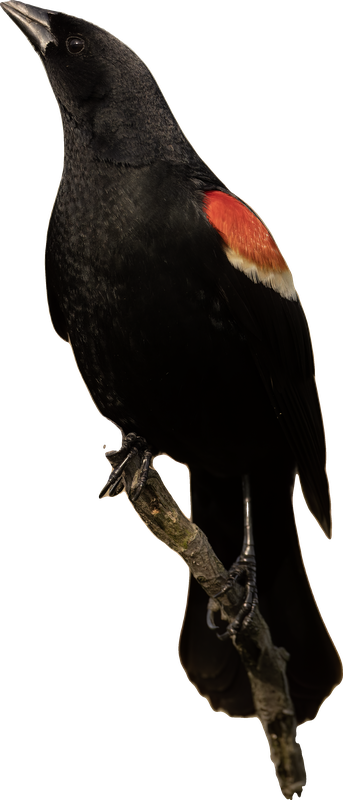
#> input picture avian/assets/cutouts/agelaius-phoeniceus.png, 343 x 800 px
$ python -i cutout_flood.py   (imports and definitions only)
#> lines starting #> are read from the running program, lines starting #| are printed output that depends on the picture; after the words box and inside, x2 and y2 are one past the last pixel; in counts of white or black regions, pixels touching at a corner belong together
#!/usr/bin/env python3
"""Light-weight background removal for the generated illustrations.

pregen.py renders each bird on a flat cream ground; this lifts that ground to
transparency with a border flood-fill, drops any stray flecks the flood leaves
behind, and crops to the bird. Pillow + numpy + scipy — no rembg/onnxruntime,
which conflict with the BirdNET stack in our shared env. The edges are softer
than BiRefNet matting, but at collage/atlas size it reads clean. Already-cut
files are skipped unless you pass --force (re-cut) or --declutter (just sweep
the flecks from an existing cutout, non-destructively).

    uv run python avian/scripts/cutout_flood.py             # cut uncut illustrations
    uv run python avian/scripts/cutout_flood.py --force     # re-cut everything
    uv run python avian/scripts/cutout_flood.py --declutter # sweep flecks from existing cutouts
"""
from __future__ import annotations

import argparse
import sys
from pathlib import Path

import numpy as np
from PIL import Image, ImageDraw
from scipy import ndimage

DIR = Path(__file__).resolve().parents[1] / "assets" / "illustrations"
SENTINEL = (0, 255, 1)  # a colour the art won't contain
THRESH = 46             # flood tolerance around each border seed's ground colour
MARGIN = 0.02           # crop padding, as a fraction of the bird's larger side
ALPHA_ON = 24           # alpha above this counts as ink when finding the bird
BRIDGE = 3              # px of dilation to bridge thin gaps (legs, beak) into the body
# A stray fleck is the leftover ground stipple: light and desaturated (warm
# beige). A real detail floating free of the body (a pale bird's eye sits in its
# transparent white head) is darker or more saturated, so we never drop those.
STIPPLE_BRIGHT = 150    # mean RGB brightness above this...
STIPPLE_SAT = 55        # ...and (max-min) channel spread below this => ground fleck
KEEP_NEAR = 0.04        # also keep any fleck within this fraction of the long side
#                         of the body (protects pale legs/details touching it)


def is_transparent(img: Image.Image) -> bool:
    return img.mode == "RGBA" and img.getchannel("A").getextrema()[0] == 0


def border_seeds(w: int, h: int) -> set[tuple[int, int]]:
    """Seed points all around the frame, not just the four corners — a cream
    ground that shades across the image leaves mid-edge bands the corner seeds
    can't reach (those drifted bands are where the left-hand smudges came from)."""
    xs = [1, w // 4, w // 2, 3 * w // 4, w - 2]
    ys = [1, h // 4, h // 2, 3 * h // 4, h - 2]
    seeds = {(x, 1) for x in xs} | {(x, h - 2) for x in xs}
    seeds |= {(1, y) for y in ys} | {(w - 2, y) for y in ys}
    return seeds


def despeckle(arr: np.ndarray) -> np.ndarray:
    """Sweep the leftover ground stipple, but never a real detail. Bridge thin
    gaps, find the bird's main blob, then drop each *other* blob only if it is
    BOTH ground-coloured (light, desaturated beige) AND well clear of the body —
    so a pale bird's free-floating eye or legs survive, while corner flecks go."""
    solid = arr[:, :, 3] > ALPHA_ON
    if not solid.any():
        return arr
    bridged = ndimage.binary_dilation(solid, iterations=BRIDGE)
    labels, count = ndimage.label(bridged)
    if count <= 1:
        return arr

    areas = np.bincount(labels.ravel())
    areas[0] = 0  # ignore the transparent background
    body = int(areas.argmax())
    near = ndimage.distance_transform_edt(labels != body) <= max(arr.shape[:2]) * KEEP_NEAR

    keep = labels == body
    for idx in range(1, count + 1):
        if idx == body:
            continue
        blob = labels == idx
        rgb = arr[blob & solid][:, :3].mean(axis=0)
        stipple = rgb.mean() > STIPPLE_BRIGHT and (rgb.max() - rgb.min()) < STIPPLE_SAT
        if stipple and not (blob & near).any():
            continue  # ground fleck, clear of the body -> drop
        keep |= blob  # a real detail (dark/coloured) or one hugging the body -> keep
    arr[~keep] = (0, 0, 0, 0)
    return arr


def save_cropped(arr: np.ndarray, path: Path) -> None:
    rgba = Image.fromarray(arr, "RGBA")
    w, h = rgba.size
    bbox = rgba.getchannel("A").getbbox()
    if bbox:
        pad = round(max(bbox[2] - bbox[0], bbox[3] - bbox[1]) * MARGIN)
        bbox = (max(0, bbox[0] - pad), max(0, bbox[1] - pad),
                min(w, bbox[2] + pad), min(h, bbox[3] + pad))
        rgba = rgba.crop(bbox)
    rgba.save(path)


def cut(path: Path) -> bool:
    rgb = Image.open(path).convert("RGB")
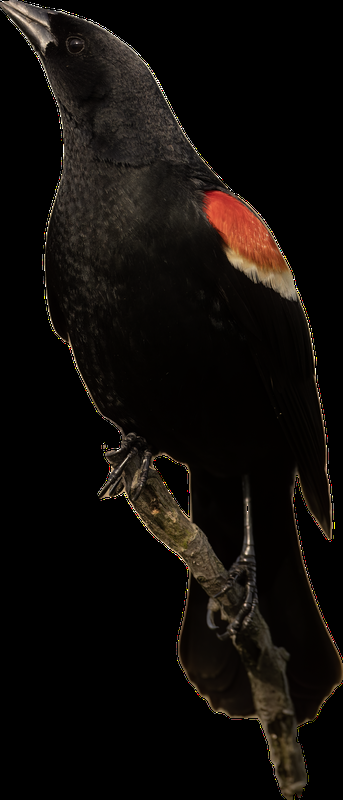
#> rgb: PIL image 343x800 RGB; mean R, G, B 15.6, 12, 9.2
    w, h = rgb.size
#> w = 343; h = 800
    for seed in border_seeds(w, h):
        ImageDraw.floodfill(rgb, seed, SENTINEL, thresh=THRESH)
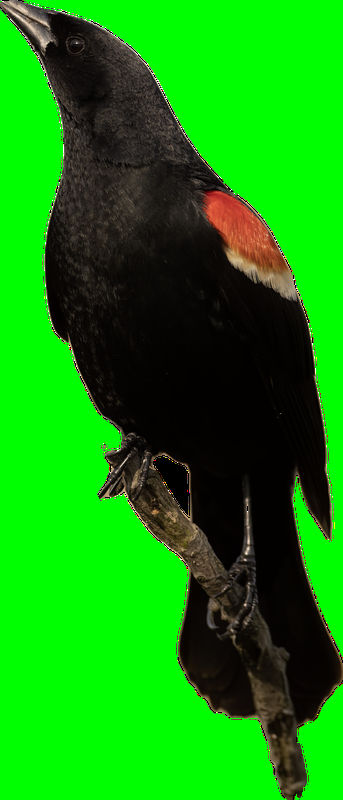
#> rgb: PIL image 343x800 RGB; mean R, G, B 15.6, 148.3, 9.7
    arr = np.array(rgb.convert("RGBA"))
    ground = (arr[:, :, 0] == SENTINEL[0]) & (arr[:, :, 1] == SENTINEL[1]) & (arr[:, :, 2] == SENTINEL[2])
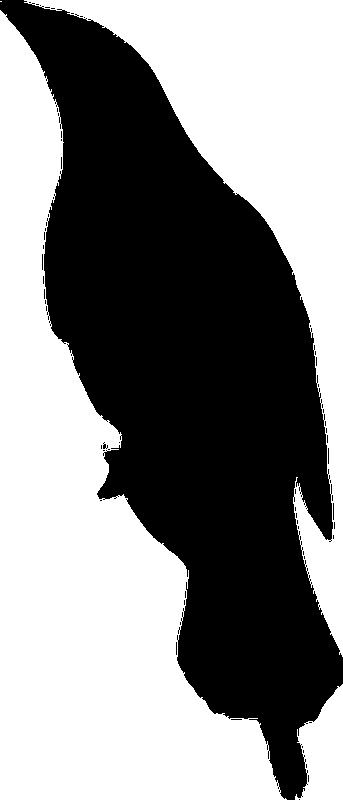
#> ground: shape (800, 343) bool; 53.4% white; 64 black regions (63 under 20 px), largest, box (x1, y1, x2, y2) and area: (0, 0, 343, 800) 127474
    arr[ground] = (0, 0, 0, 0)
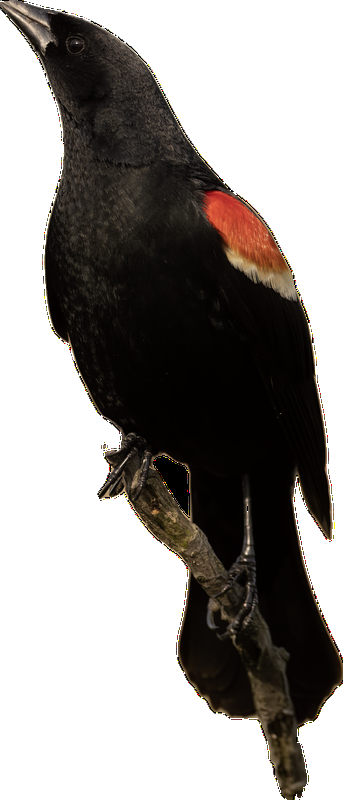
#> arr: shape (800, 343, 4); mean R, G, B, A 15.6, 12, 9.2, 118.8; transparent parts drawn white
    save_cropped(despeckle(arr), path)
#> in despeckle, `bridged = ndimage.binary_dilation(solid, iterations=BRIDGE)`:
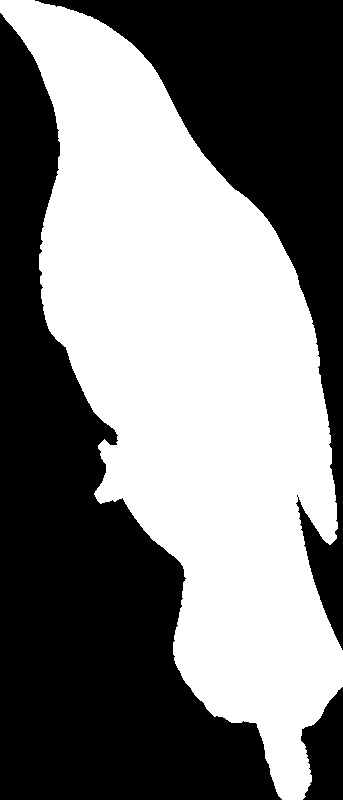
#> bridged: shape (800, 343) bool; 49% white; 1 white region, box (x1, y1, x2, y2) and area: (0, 0, 343, 800) 134344
#> in despeckle, `labels, count = ndimage.label(bridged)`: count = 1
#> in save_cropped, `bbox = rgba.getchannel("A").getbbox()`: bbox = (0, 0, 343, 800)
#> in save_cropped, `pad = round(max(bbox[2] - bbox[0], bbox[3] - bbox[1]) * MARGIN)`: pad = 16
    return True


def declutter(path: Path) -> bool:
    """Sweep flecks from an already-transparent cutout, in place. Returns False
    if there was nothing to sweep (so it's safe to run across the whole set)."""
    arr = np.array(Image.open(path).convert("RGBA"))
    before = int((arr[:, :, 3] > ALPHA_ON).sum())
    arr = despeckle(arr)
    if int((arr[:, :, 3] > ALPHA_ON).sum()) == before:
        return False
    save_cropped(arr, path)
    return True


def main() -> int:
    ap = argparse.ArgumentParser(description="Flood-fill background removal for illustrations.")
    ap.add_argument("--force", action="store_true", help="re-cut already-transparent files")
    ap.add_argument("--declutter", action="store_true",
                    help="sweep stray flecks from existing cutouts (non-destructive)")
    args = ap.parse_args()

    done = skipped = 0
    for path in sorted(DIR.glob("*.png")):
        transparent = is_transparent(Image.open(path))
        if args.declutter:
            # Sweep flecks from good cutouts only; leave uncut grounds for a re-cut.
            done += declutter(path) if transparent else 0
            skipped += 0 if transparent else 1
        elif transparent and not args.force:
            skipped += 1
        else:
            cut(path)
            done += 1
    verb = "swept" if args.declutter else "cut"
    print(f"{verb} {done} · skipped {skipped}")
    return 0


# [2 lines not run here, left out]

>>> result = cut('../assets/cutouts/agelaius-phoeniceus.png')
